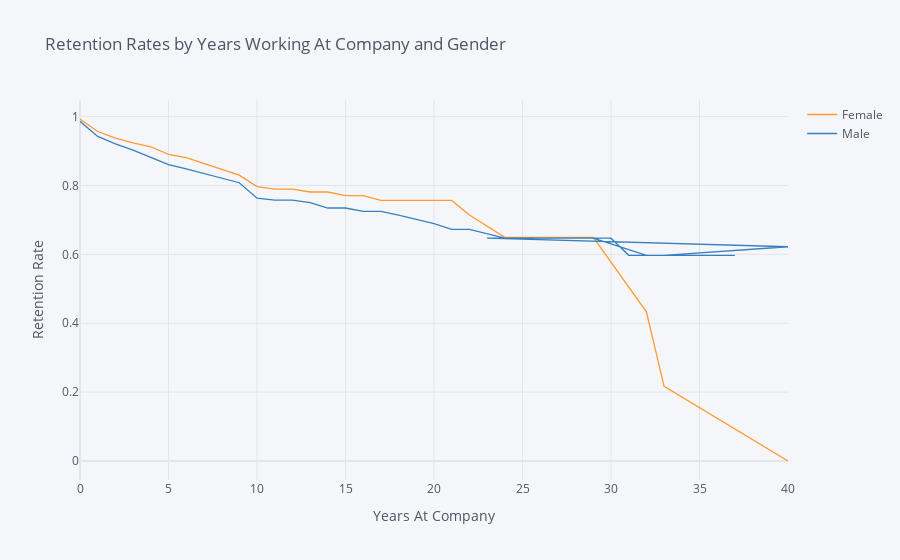

Notebook code for this chart:
### Markdown cell above
## 2. Compare the plot above with one that plots employee retention rates by gender over the number of years the employee has been working for the company.

### Code cell
rates = survival(data, 'Gender', 'YearsAtCompany', 'Attrition')

rates.iplot(kind='line', xTitle='Years At Company', yTitle='Retention Rate',
            title='Retention Rates by Years Working At Company and Gender')

### Figure 1 — Plotly figure (JSON) as saved in the notebook; plotly's stock layout.template omitted (floating-point values rounded to 4 significant figures)
{"data": [{"line": {"color": "rgba(255, 153, 51, 1.0)", "dash": "solid", "shape": "linear", "width": 1.3}, "mode": "lines", "name": "Female", "text": "", "type": "scatter", "x": [0, 1, 2, 3, 4, 5, 6, 7, 8, 9, 10, 11, 12, 13, 14, 15, 16, 17, 18, 19, 20, 21, 22, 24, 25, 26, 27, 29, 32, 33, 40, 23, 30, 31, 34, 36, 37], "y": [0.9932, 0.9568, 0.938, 0.9239, 0.9126, 0.8906, 0.8813, 0.8642, 0.8487, 0.8303, 0.7969, 0.7898, 0.7898, 0.7812, 0.7812, 0.7704, 0.7704, 0.7566, 0.7566, 0.7566, 0.7566, 0.7566, 0.7146, 0.6496, 0.6496, 0.6496, 0.6496, 0.6496, 0.4331, 0.2165, 0, "", "", "", "", "", ""]}, {"line": {"color": "rgba(55, 128, 191, 1.0)", "dash": "solid", "shape": "linear", "width": 1.3}, "mode": "lines", "name": "Male", "text": "", "type": "scatter", "x": [0, 1, 2, 3, 4, 5, 6, 7, 8, 9, 10, 11, 12, 13, 14, 15, 16, 17, 18, 19, 20, 21, 22, 24, 25, 26, 27, 29, 32, 33, 40, 23, 30, 31, 34, 36, 37], "y": [0.9864, 0.9425, 0.921, 0.9029, 0.8815, 0.861, 0.8483, 0.8342, 0.8206, 0.8081, 0.7634, 0.7577, 0.7577, 0.7506, 0.7347, 0.7347, 0.725, 0.725, 0.714, 0.7021, 0.6894, 0.6729, 0.6729, 0.6471, 0.6471, 0.6471, 0.6471, 0.6471, 0.5973, 0.5973, 0.6222, 0.6471, 0.6471, 0.5973, 0.5973, 0.5973, 0.5973]}], "layout": {"autosize": true, "legend": {"bgcolor": "#F5F6F9", "font": {"color": "#4D5663"}}, "paper_bgcolor": "#F5F6F9", "plot_bgcolor": "#F5F6F9", "title": {"font": {"color": "#4D5663"}, "text": "Retention Rates by Years Working At Company and Gender"}, "xaxis": {"autorange": true, "gridcolor": "#E1E5ED", "range": [0, 40], "showgrid": true, "tickfont": {"color": "#4D5663"}, "title": {"font": {"color": "#4D5663"}, "text": "Years At Company"}, "type": "linear", "zerolinecolor": "#E1E5ED"}, "yaxis": {"autorange": true, "gridcolor": "#E1E5ED", "range": [-0.05518, 1.048], "showgrid": true, "tickfont": {"color": "#4D5663"}, "title": {"font": {"color": "#4D5663"}, "text": "Retention Rate"}, "type": "linear", "zerolinecolor": "#E1E5ED"}}}
